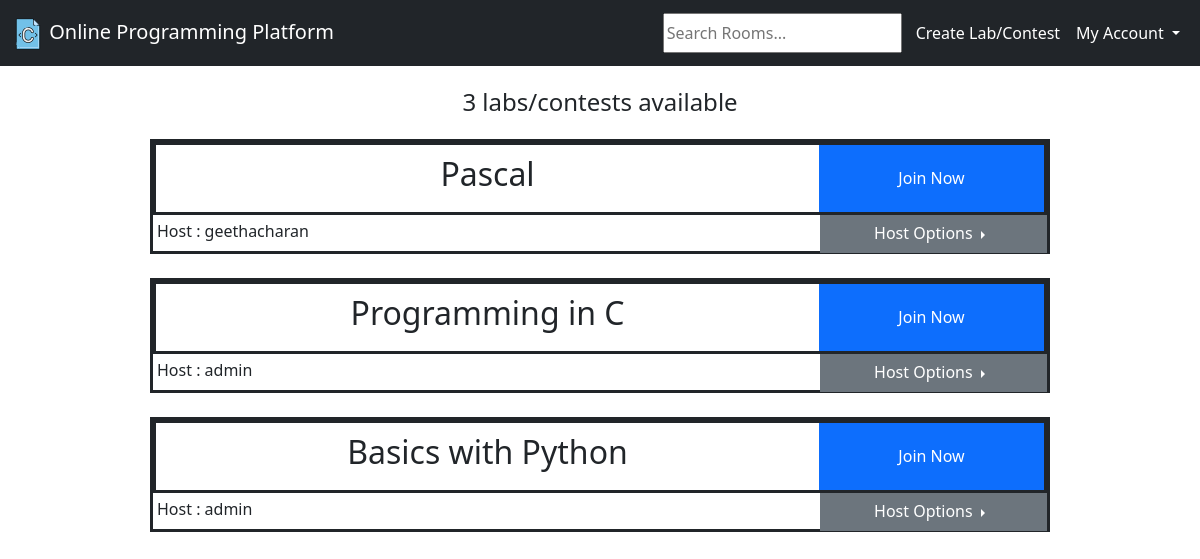
Page /home/ (signed in) on the committed database.
### base/models.py (models this page shows, shortened)
class Room(models.Model):
    host = models.ForeignKey(User, on_delete=models.SET_NULL, null=True)
    name = models.CharField(max_length=200)
    description = models.TextField(null=True, blank=True)
    verified = models.BooleanField(default=False)
    updated = models.DateTimeField(auto_now=True)
    created = models.DateTimeField(auto_now_add=True)
    class Meta:
        ordering = ['-updated', '-created']

### base/views.py (the view)
# urls.py: 2. Add a URL to urlpatterns:  path('', views.home, name='home')
@login_required(login_url='login')
def home(request):
    q = request.GET.get('q') if request.GET.get('q') != None else ''  # for searching
    rooms = Room.objects.filter(
        Q(name__icontains=q), verified=True
    )
    room_count = rooms.count()
    context = {'rooms': rooms, 'room_count': room_count}
    return render(request, "home.html", context)

### templates/home.html (shortened to what this page needs)
{% extends 'main.html' %}
{% block style %}
{% load static %}
<link rel="stylesheet" href="{% static 'css/home_style.css' %}">
{% endblock %}
{% block content %}
<div class="home1">
    {% if myroomsFlag %}
    <h4> Labs/Contests of <strong>{{user.username}}</strong></h4>
    {%else%}
    <h4>{{room_count}} labs/contests available</h4>
    {%endif%}
    <div>
        {% for room in rooms %}
        <div class="room-tile">
            <div class="room-tile-1">
                <div class="room-tile-name">
                    <h2>{{room.name}}</h2>
                </div>
                <div class="room-tile-button">
                    <a href="/room/{{room.id}}" class="btn btn-primary rounded-0">Join Now</a>
                </div>
            </div>
            <div class="room-tile-2">
                <div class="room-tile-host">
                    <h6>Host : {{room.host.username}}</h6>
                </div>
                {% if request.user.username == room.host.username or 'admin' %}
                <div class="room-tile-settings">
                <div class="btn-group dropend">
                    <button type="button" class="btn btn-secondary dropdown-toggle rounded-0" data-bs-toggle="dropdown"
                            aria-expanded="false">
                        Host Options
                    </button>
                </div>
                </div>
                {%endif%}
            </div>
        </div>
        <br>
        {% endfor %}
    </div>
</div>
{% endblock %}

### static/css/home_style.css (style rules this page uses)
.room-tile { margin: auto; height: 115px; width: 900px; border-style: solid; }
.room-tile-1 { border-style: solid; display: grid; grid-template-columns: 3fr 1fr; }
.room-tile-name { margin: auto; }
.room-tile-button { margin: auto; }
.room-tile-button a { width: 225px; height: 67px; padding:20px; }
.room-tile-2 { display: grid; grid-template-columns: 3fr 1fr; }
.room-tile-host { margin:left; }
.room-tile-settings { margin:auto; }
.room-tile-host h6 { padding-top:7px; padding-left:4px; }
.room-tile-settings button { width:227px; height: 38px; padding-top:4px; padding-left:4px; }

### templates/home.html (style rules this page uses)
.home1 h4 { text-align:center; margin:15px; padding:7px; font-weight:normal; }

### rows in the picture
Room: name "Pascal", host.username "geethacharan"
Room: name "Programming in C", host.username "admin"
Room: name "Basics with Python", host.username "admin"

### other values in the picture
{{ room_count }} "3"
